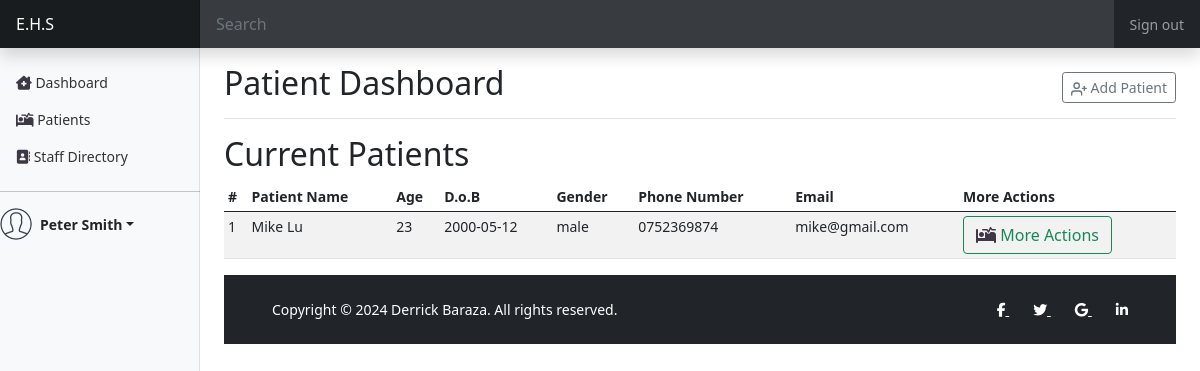
Page /docdashboard/patients/mypatients.php (signed in) on the committed database.
### tables this page shows
CREATE TABLE IF NOT EXISTS `patientappointments` (
  `assignID` int(11) NOT NULL AUTO_INCREMENT,
  `nurseID` int(11) NOT NULL,
  `docID` int(11) NOT NULL,
  `patientID` int(11) NOT NULL,
  `appointmentDate` date NOT NULL,
  PRIMARY KEY (`assignID`),
  KEY `nurseIDX` (`nurseID`),
  KEY `docIDX` (`docID`),
  KEY `patientIDX` (`patientID`)
);

CREATE TABLE IF NOT EXISTS `patient` (
  `patientID` int(11) NOT NULL AUTO_INCREMENT,
  `patientName` varchar(50) NOT NULL,
  `age` int(11) NOT NULL,
  `DoB` date NOT NULL,
  `gender` varchar(10) NOT NULL,
  `phoneNo` int(11) NOT NULL,
  `email` varchar(50) NOT NULL,
  PRIMARY KEY (`patientID`)
);

### includes/globvars.php (called while the page is built, shortened)
<?php
    $doctor = "doctors";
?>

### docdashboard/patients/mypatients.php (the view, shortened to what this page needs)
<?php
  include "../../includes/globvars.php";
  include "../../includes/dblink.php";
  if (isset($_SESSION['ID'])&&isset($_SESSION['Name'])&&isset($_SESSION['email'])&&$_SESSION['user']===$doctor) {
    $id = $_SESSION['ID'];
    $sql = "SELECT `patientID` FROM `patientappointments` WHERE `docID` = '$id';";
    $result = mysqli_query($mysqli, $sql);
?>
    <!doctype html>
    <html lang="en">
      <head>
        <link rel="stylesheet" href="https://cdn.jsdelivr.net/npm/bootstrap-icons@1.11.2/font/bootstrap-icons.min.css">
        <link href="../../css/bootstrap.min.css" rel="stylesheet">
        <link href="../../css/dashboard.css" rel="stylesheet">
      </head>
      <body>
      <header class="navbar navbar-dark sticky-top bg-dark flex-md-nowrap p-0 shadow">
        <a class="navbar-brand col-md-3 col-lg-2 me-0 px-3" href="#" id="home">E.H.S</a>
        <input class="form-control form-control-dark w-100" type="text" placeholder="Search" aria-label="Search">
        <div class="navbar-nav">
          <div class="nav-item text-nowrap">
            <a class="nav-link px-3" href="../validation/logout.php" id="signout">Sign out</a>
          </div>
        </div>
      </header>
      <div class="container-fluid">
        <div class="row">
          <?php @include("../includes/nav.php");?>
          <main class="col-md-9 ms-sm-auto col-lg-10 px-md-4">
            <div class="d-flex justify-content-between flex-wrap flex-md-nowrap align-items-center pt-3 pb-2 mb-3 border-bottom">
              <h1 class="h2">Patient Dashboard</h1>
              <div class="btn-toolbar mb-2 mb-md-0">
                <button type="button" class="btn btn-sm btn-outline-secondary"  data-bs-toggle="modal" data-bs-target="#exampleModal">
                  <span data-feather="user-plus"></span>
                  Add Patient
                </button>
              </div>
            </div>
            <h2>Current Patients</h2>
            <div class="table-responsive">
        <table class="table table-striped table-sm">
          <thead>
            <tr>
              <th scope="col">#</th>
              <th scope="col">Patient Name</th>
              <th scope="col">Age</th>
              <th scope="col">D.o.B</th>
              <th scope="col">Gender</th>
              <th scope="col">Phone Number</th>
              <th scope="col">Email</th>
              <th scope="col">More Actions</th>
            </tr>
          </thead>
          <tbody>
            <?php
              $i =1;
              foreach ($result as $r) {
                $patientID = $r['patientID'];
                $sql = "SELECT `patientID`, `patientName`, `age`, `DoB`, `gender`, `phoneNo`, `email` FROM `patient` WHERE `patientID`='$patientID';";
                $rst = mysqli_query($mysqli, $sql);
                $res = mysqli_fetch_assoc($rst);
                $patientid=$res['patientID'];
                $name=$res['patientName'];
                $age = $res['age'];
                $dob = $res['DoB'];
                $gender = $res['gender'];
                $email=$res['email'];
                $number="0".$res['phoneNo'];
            ?>
            <tr>
              <td><?php echo $i;?></td>
              <td><?php echo $name;?></td>
              <td><?php echo $age;?></td>
              <td><?php echo $dob;?></td>
              <td><?php echo $gender;?></td>
              <td><?php echo $number;?></td>
              <td><?php echo $email;?></td>
              <td>
                <form action="patientdetails.php" method="post">
                <button type="submit" name="patient" value="<?php echo $patientid;?>" class="btn  btn-outline-success"  >
                <i class="fa-solid fa-bed-pulse" style="color: #3d3846;"></i>
                  More Actions
                </button>
                </form>
              </td>
            </tr>
            <?php
                $i++;
              }
            ?>
          </tbody>
        </table>
      </div>
            <?php @include("../../includes/copyright.php");?>
          </main>
        </div>
      </div>
      </body>
    </html>
<?php
  }else {
    header("Location: ../../validation/logout.php?message=Kindly log in");
  }
?>

### css/dashboard.css (style rules this page uses)
body { font-size: .875rem; }
.feather { width: 16px; height: 16px; vertical-align: text-bottom; }
.navbar-brand { padding-top: .75rem; padding-bottom: .75rem; font-size: 1rem; background-color: rgba(0, 0, 0, .25); box-shadow: inset -1px 0 0 rgba(0, 0, 0, .25); }
.navbar .form-control { padding: .75rem 1rem; border-width: 0; border-radius: 0; }
.form-control-dark { color: #fff; background-color: rgba(255, 255, 255, .1); border-color: rgba(255, 255, 255, .1); }

### rows in the picture
patientappointments: patientID.patientName "Mike Lu", patientID.age "23", patientID.DoB "2000-05-12", patientID.gender "male", patientID.phoneNo "0752369874", patientID.email "mike@gmail.com"

### other values in the picture
$name "Peter Smith"
